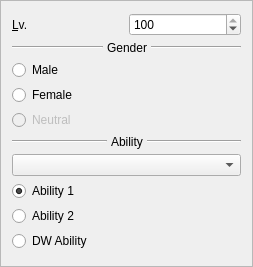
<?xml version="1.0" encoding="UTF-8"?>
<ui version="4.0">
 <class>PokeLevelSettings</class>
 <widget class="QFrame" name="PokeLevelSettings">
  <property name="geometry">
   <rect>
    <x>0</x>
    <y>0</y>
    <width>253</width>
    <height>267</height>
   </rect>
  </property>
  <property name="sizePolicy">
   <sizepolicy hsizetype="Maximum" vsizetype="Maximum">
    <horstretch>0</horstretch>
    <verstretch>0</verstretch>
   </sizepolicy>
  </property>
  <property name="windowTitle">
   <string>Level and gender</string>
  </property>
  <property name="frameShape">
   <enum>QFrame::StyledPanel</enum>
  </property>
  <property name="frameShadow">
   <enum>QFrame::Raised</enum>
  </property>
  <layout class="QVBoxLayout" name="verticalLayout">
   <property name="spacing">
    <number>4</number>
   </property>
   <item>
    <layout class="QHBoxLayout" name="horizontalLayout">
     <item>
      <widget class="QLabel" name="levelLabel">
       <property name="text">
        <string>&amp;Lv.</string>
       </property>
       <property name="alignment">
        <set>Qt::AlignLeading|Qt::AlignLeft|Qt::AlignVCenter</set>
       </property>
       <property name="buddy">
        <cstring>level</cstring>
       </property>
      </widget>
     </item>
     <item>
      <widget class="QSpinBox" name="level">
       <property name="minimum">
        <number>1</number>
       </property>
       <property name="maximum">
        <number>100</number>
       </property>
       <property name="value">
        <number>100</number>
       </property>
      </widget>
     </item>
    </layout>
   </item>
   <item>
    <layout class="QHBoxLayout" name="genderLine" stretch="100,0,100">
     <item>
      <widget class="Line" name="line">
       <property name="orientation">
        <enum>Qt::Horizontal</enum>
       </property>
      </widget>
     </item>
     <item>
      <widget class="QLabel" name="label">
       <property name="text">
        <string>Gender</string>
       </property>
      </widget>
     </item>
     <item>
      <widget class="Line" name="line_3">
       <property name="orientation">
        <enum>Qt::Horizontal</enum>
       </property>
      </widget>
     </item>
    </layout>
   </item>
   <item>
    <widget class="QRadioButton" name="maleButton">
     <property name="text">
      <string>Male</string>
     </property>
     <property name="checked">
      <bool>false</bool>
     </property>
    </widget>
   </item>
   <item>
    <widget class="QRadioButton" name="femaleButton">
     <property name="text">
      <string>Female</string>
     </property>
    </widget>
   </item>
   <item>
    <widget class="QRadioButton" name="neutralButton">
     <property name="enabled">
      <bool>false</bool>
     </property>
     <property name="text">
      <string>Neutral</string>
     </property>
    </widget>
   </item>
   <item>
    <layout class="QHBoxLayout" name="abilityLine" stretch="100,0,100">
     <item>
      <widget class="Line" name="line_2">
       <property name="orientation">
        <enum>Qt::Horizontal</enum>
       </property>
      </widget>
     </item>
     <item>
      <widget class="QLabel" name="label_2">
       <property name="text">
        <string>Ability</string>
       </property>
      </widget>
     </item>
     <item>
      <widget class="Line" name="line_4">
       <property name="orientation">
        <enum>Qt::Horizontal</enum>
       </property>
      </widget>
     </item>
    </layout>
   </item>
   <item>
    <widget class="QComboBox" name="ability"/>
   </item>
   <item>
    <widget class="QRadioButton" name="ability1">
     <property name="text">
      <string>Ability 1</string>
     </property>
     <property name="checked">
      <bool>true</bool>
     </property>
    </widget>
   </item>
   <item>
    <widget class="QRadioButton" name="ability2">
     <property name="text">
      <string>Ability 2</string>
     </property>
    </widget>
   </item>
   <item>
    <widget class="QRadioButton" name="ability3">
     <property name="text">
      <string>DW Ability</string>
     </property>
    </widget>
   </item>
  </layout>
 </widget>
 <resources/>
 <connections/>
</ui>
